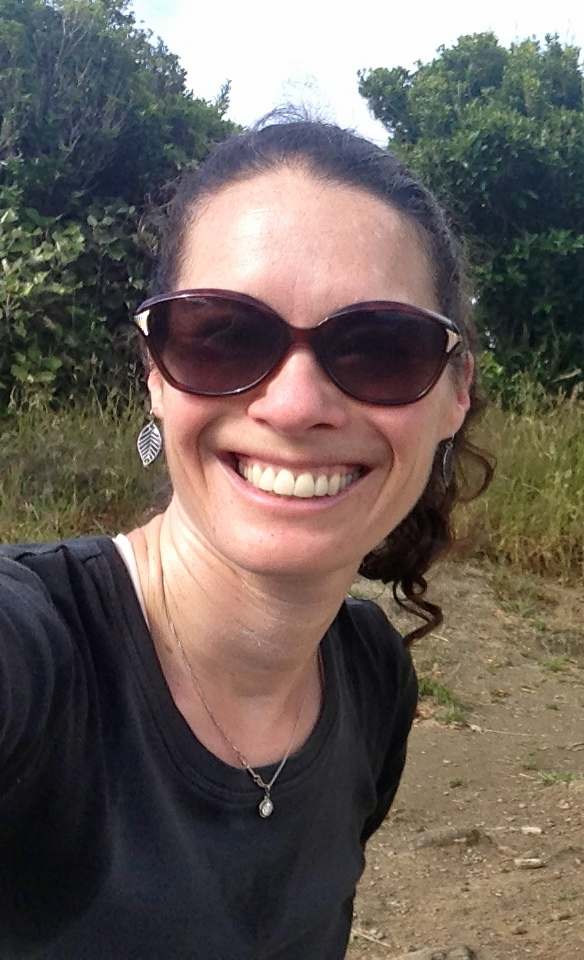
#> input picture 1.4.3/woman.jpg, 584 x 960 px
$ python Leung_1.4.3.py
#> lines starting #> are read from the running program, lines starting #| are printed output that depends on the picture
#> further down, img is the input picture: shape (960, 584, 3); mean R, G, B 107.1, 96.6, 90.4
### 1.4.3/make_mask.py
import matplotlib
matplotlib.use('Agg')
import matplotlib.pyplot as plt
import numpy as np
import PIL

def make_mask(rows, columns, stripe_width):
    '''An example mask generator
    Makes slanted stripes of width stripe_width
    image
    returns an ndarray of an RGBA image rows by columns
    '''
#> called with rows = 100, columns = 100, stripe_width = 4

    img = PIL.Image.new('RGBA', (columns, rows))
#> img: PIL image 100x100 RGBA; every value is 0
    image = np.array(img)
    for column in range(columns):
        for row in range(rows):
            if ((column)/stripe_width %2 == 0) ^ ((row)/stripe_width %2 == 0):
                #(r+c)/w says how many stripes above/below line y=x
                # The % 2 says whether it is an even or odd stripe

                # Even stripe
                image[row][column] = [255, 127, 127, 0] # pale red, alpha=0

            else:
                # Odd stripe
                image[row][column] = [255, 0, 255, 255] # magenta, alpha=255
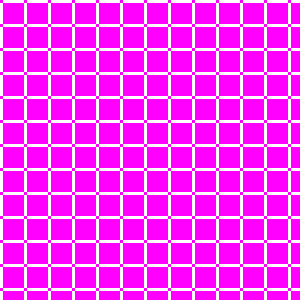
#> image: shape (100, 100, 4) (shown 3 times larger); mean R, G, B, A 255, 28.7, 226, 197.3; transparent parts drawn white
    return image

# [6 lines that do not run on import are left out]


### 1.4.3/Leung_1.4.3.py
from __future__ import print_function
import matplotlib
matplotlib.use('Agg')
import matplotlib.pyplot as plt
import os.path
import numpy as np      # 'as' lets us use standard abbreviations
import make_mask

'''Read the image data'''
# Get the directory of this python script
directory = os.path.dirname(os.path.abspath(__file__))
# Build an absolute filename from directory + filename
filename = os.path.join(directory, 'woman.jpg')
# Read the image data into an array

'''Show the image data'''
# Create figure with 1 subplot
# Show the image data in a subplot
img = plt.imread(filename)

mask = make_mask.make_mask(100, 100, 4)
height = len(img)
#> height = 960
width = len(img[0])
#> width = 584
for r in range(155):
    for c in range(width):
        if sum (img[r][c])>500:
#> (the run stopped early here; a loop or call above may not have finished)
